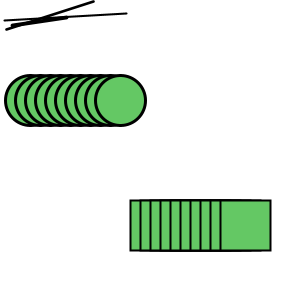
Frame 1 (no input)
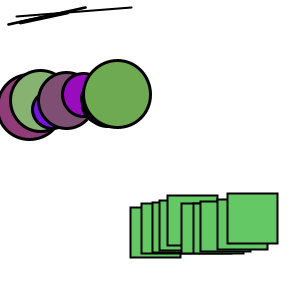
Frame 60 (the mouse pressed at the canvas centre just before this capture)
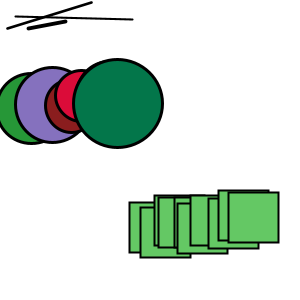
Frame 120 (the mouse held since frame 60 and released just before this capture)

The Processing sketch that drew these frames (run headless with seeded random() and noise(); from frame 60 on, the mouse is pressed at the canvas centre):

// Processing sketch: objectOrientedProgrammingExercise
// ── objectOrientedProgrammingExercise.pde
//Square s;
//Circle c;
////Line l;
Shape[] shapes = new Shape[23];


void setup() {
  size(300, 300);
  // non polymorphism way..
  //s = new Square(150, 100, 50, color(100, 200, 100));
  //c = new Circle(250, 150, 50, color(100, 200, 100));
  //l = new Line(0, 200, 3, 400, 200);
  
  for(int i = 0; i < shapes.length; i++) {
    if(i < 10) {
      shapes[i] = new Circle(i*10 + 30, 100, 50, color(100, 200, 100));
    } else if(i < 20){
      shapes[i] = new Square(i*10 + 30, 200, 50, color(100, 200, 100)); 
    } else {
      shapes[i] = new Line(random(i), random(i)+20, random(1, 4), random(width-i), random(i));    
    }
  } 
  
}

void draw() {
  background(255);
  //s.display();
  //s.jiggle();
  //c.display();
  //c.jiggle();
  //c.changeColor();
  //l.display();
  //l.jiggle();
  for(int i = 0; i < shapes.length; i++) {
    shapes[i].display();
    shapes[i].jiggle();
    shapes[i].changeColor();
  }
}
// ── Circle.pde
class Circle extends Shape {
  color c;
  
  Circle(float x_, float y_, float r_, color c_) {
    super(x_, y_, r_);
    c = c_;
  }
  
  void display() {
    stroke(0);
    strokeWeight(3);
    fill(c);
    ellipse(x, y, r, r);
  }
  
  void jiggle() {
    super.jiggle();
    r += random(-5, 5);
    r = constrain(r, 0, 100);
  }
  
  void changeColor() {
    c = color(random(255), random(255), random(255));
  }
}
// ── Line.pde
class Line extends Shape {
  float x2;
  float y2;
  
  Line(float x_, float y_, float r_, float x2_, float y2_) {
    super(x_, y_, r_);
    x2 = x2_;
    y2 = y2_;
  }
  
  void display() {
    strokeWeight(r);
    line(x, y, x2, y2);
  }
  
  void jiggle() {
    x += random(-1, 1);
    y += random(-1, 1);
    x2 += random(-1, 1);
    y2 += random(-1, 1);
  }
}
// ── Shape.pde
class Shape {
  float x;
  float y;
  float r;
  
  Shape(float x_, float y_, float r_) {
    x = x_;
    y = y_;
    r = r_;
  }
  
  void display() {}
  
  void jiggle() {
    x += random(-1, 1);
    y += random(-1, 1);
  }
  
  void changeColor() {}
  
}
// ── Square.pde
class Square extends Shape {
  color c;
  
  Square(float x_, float y_, float r_, color c_) {
    super(x_, y_, r_);
    c = c_;
  }
  
  void display() {
    strokeWeight(2);
    stroke(0);
    fill(c);
    rect(x, y, r, r);
  }
}
